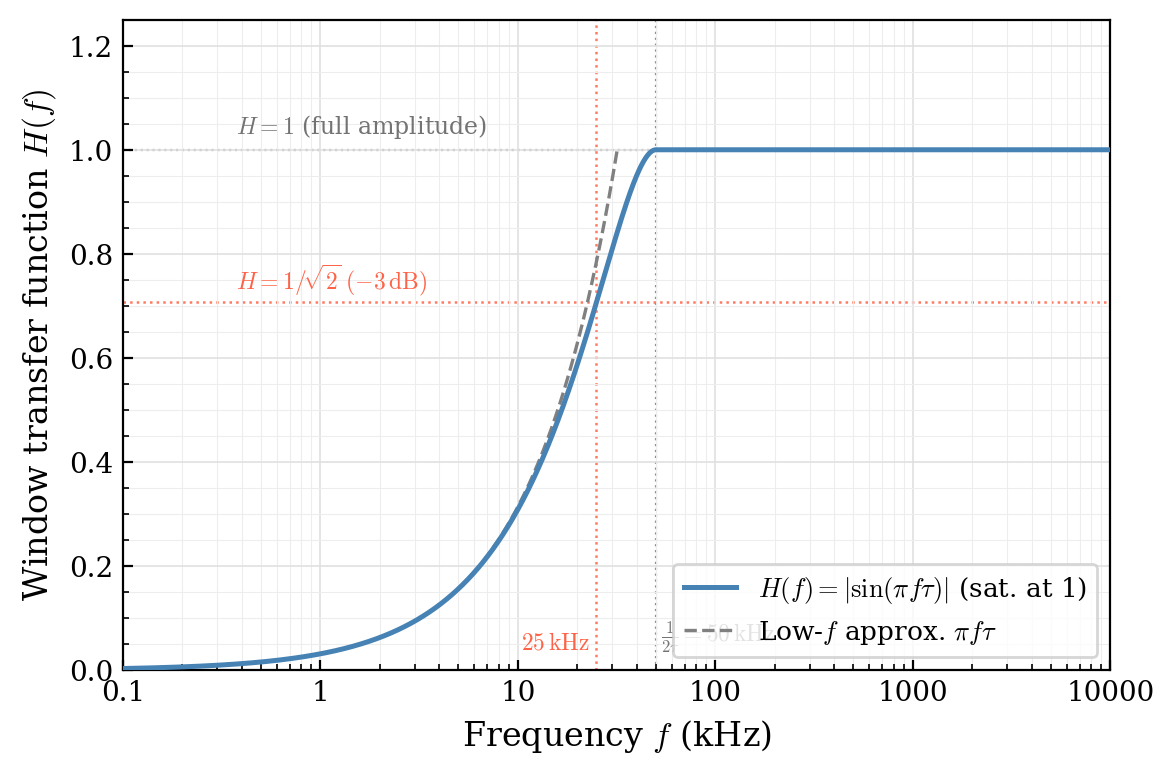

Source code (Python):
"""
Window transfer function for the LEMING measurement window.

H(f) = sin(pi f tau) for f <= 1/(2 tau)   [rises 0 → 1]
     = 1              for f >  1/(2 tau)   [full amplitude, saturated]

The integral formula in the thesis uses [2 sin(pi f tau)]^2 = [2 H(f)]^2.
Above the Nyquist frequency 1/(2 tau) = 50 kHz, vibrations complete at least
one half-cycle inside the window and contribute their full amplitude (H = 1).
"""

import numpy as np
import matplotlib.pyplot as plt
import matplotlib.ticker as ticker

# ── parameters ────────────────────────────────────────────────────────────────
tau    = 10e-6          # measurement window (10 µs)
f_nyq  = 1 / (2 * tau) # 50 kHz — Nyquist of the window, first maximum of H
f_3dB  = 1 / (4 * tau) # 25 kHz — H = 1/sqrt(2), i.e. −3 dB

# ── frequency array ───────────────────────────────────────────────────────────
f = np.logspace(2, 7, 10000)   # 100 Hz → 10 MHz

# ── transfer function (amplitude; normalized so max = 1) ─────────────────────
# Below Nyquist: rises as |sin(pi f tau)|; above: saturated at 1
H = np.where(f <= f_nyq, np.abs(np.sin(np.pi * f * tau)), 1.0)

# low-frequency Taylor approximation: sin(x) ≈ x  →  H ≈ pi f tau
H_lf = np.pi * f * tau

# ── style ─────────────────────────────────────────────────────────────────────
plt.rcParams.update({
    "text.usetex":          False,
    "mathtext.fontset":     "cm",
    "font.family":          "serif",
    "font.size":            11,
    "axes.labelsize":       12,
    "legend.fontsize":      9.5,
    "xtick.labelsize":      10,
    "ytick.labelsize":      10,
    "axes.linewidth":       0.8,
    "xtick.direction":      "in",
    "ytick.direction":      "in",
    "xtick.minor.visible":  True,
    "ytick.minor.visible":  True,
    "figure.dpi":           150,
})

fig, ax = plt.subplots(figsize=(6, 4))

# main transfer function
ax.semilogx(f * 1e-3, H,
            color='steelblue', lw=1.8, zorder=3,
            label=r'$H(f) = |\sin(\pi f \tau)|$ (sat. at 1)')

# low-frequency linear approximation (drawn only while H_lf < 1)
mask = H_lf < 1.0
ax.semilogx(f[mask] * 1e-3, H_lf[mask],
            color='gray', lw=1.2, ls='--', zorder=2,
            label=r'Low-$f$ approx. $\pi f\tau$')

# ── reference lines ───────────────────────────────────────────────────────────
# full-amplitude level H = 1
ax.axhline(1.0, color='0.55', lw=0.8, ls=':', zorder=1)
ax.text(0.115, 1.03, r'$H = 1$ (full amplitude)',
        color='0.45', fontsize=8.5,
        transform=ax.get_yaxis_transform(), ha='left')

# 3 dB line at H = 1/sqrt(2)
ax.axhline(1 / np.sqrt(2), color='tomato', lw=0.9, ls=':', zorder=1, alpha=0.85)
ax.text(0.115, 1/np.sqrt(2) + 0.025,
        r'$H = 1/\!\sqrt{2}\;(\mathrm{-3\,dB})$',
        color='tomato', fontsize=8.5,
        transform=ax.get_yaxis_transform(), ha='left')

# vertical: Nyquist / first maximum at 50 kHz
ax.axvline(f_nyq * 1e-3, color='0.55', lw=0.8, ls=':', zorder=1)
ax.text(f_nyq * 1e-3 * 1.06, 0.03,
        r'$\frac{1}{2\tau} = 50\,\mathrm{kHz}$',
        color='0.45', fontsize=8.5, va='bottom')

# vertical: −3 dB corner at 25 kHz
ax.axvline(f_3dB * 1e-3, color='tomato', lw=0.9, ls=':', zorder=1, alpha=0.85)
ax.text(f_3dB * 1e-3 * 0.92, 0.03,
        r'$25\,\mathrm{kHz}$',
        color='tomato', fontsize=8.5, va='bottom', ha='right')

# ── axes ──────────────────────────────────────────────────────────────────────
ax.set_xlabel(r'Frequency $f$ (kHz)')
ax.set_ylabel(r'Window transfer function $H(f)$')
ax.set_xlim(f[0] * 1e-3, f[-1] * 1e-3)
ax.set_ylim(0, 1.25)

ax.xaxis.set_major_formatter(
    ticker.FuncFormatter(lambda x, _: f'{x:g}'))

ax.legend(loc='lower right')
ax.grid(which='major', color='0.88', lw=0.6)
ax.grid(which='minor', color='0.93', lw=0.4)

fig.tight_layout()
fig.savefig('Chapter_vibrations/highpassFilter.pdf', bbox_inches='tight')
fig.savefig('Chapter_vibrations/highpassFilter.png', dpi=200, bbox_inches='tight')
print("Saved highpassFilter.pdf / .png")
plt.show()
